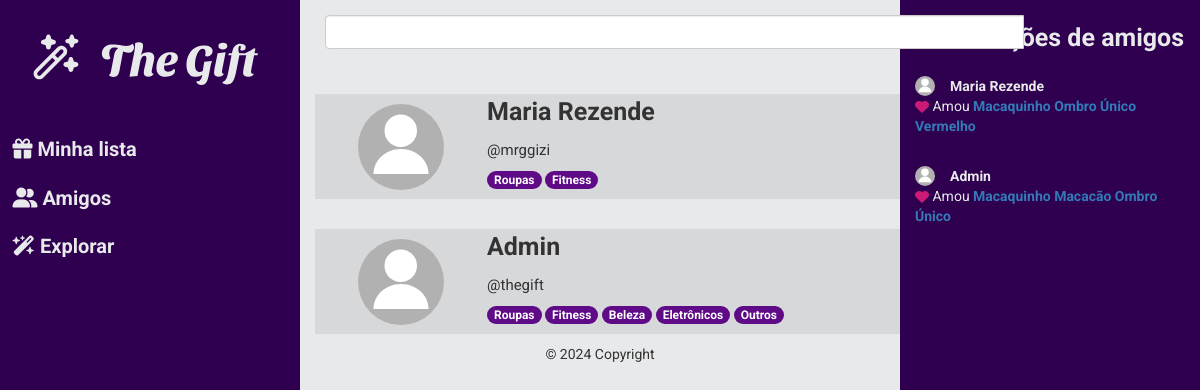
The app's page /home/friends (signed in) with its own data.
### gifts/models.py (models this page shows, shortened)
class Gift(models.Model):
    name = models.CharField(max_length=52)
    loja = models.CharField(max_length=300)
    img = models.CharField(max_length=300)
    cat = models.CharField(max_length=20)

### accounts/models.py (models this page shows, shortened)
class UserInfo(models.Model):
    user = models.OneToOneField(
        User, on_delete=models.CASCADE, related_name="user_info")
    name = models.CharField(max_length=100)
    birthday = models.DateField()
    created_date = models.DateTimeField(auto_now_add=True)
    gender_choices = [
        ('F', 'Feminino'),
        ('M', 'Masculino'),
        ('O', 'Outro'),
    ]
    gender = models.CharField(
        max_length=1,
        choices=gender_choices
    )
    size_choices = [
        ('P', 'Pequeno'),
        ('M', 'Médio'),
        ('G', 'Grande'),
    ]
    size = models.CharField(
        max_length=1,
        choices=size_choices
    )
    style_choices = [
        ('BA', 'Básico'),
        ('MO', 'Moderninho'),
        ('EL', 'Elegante'),
    ]
    style = models.CharField(
        max_length=2,
        choices=style_choices
    )
    roupas = models.IntegerField()
    fitness = models.IntegerField()
    beleza = models.IntegerField()
    eletronicos = models.IntegerField()
    outros = models.IntegerField()
    friends = models.ManyToManyField("UserInfo", blank = True)
    likes = models.ManyToManyField(Gift, blank=True)

### gifts/views.py (the view)
# urls.py: path('friends', views.my_friends, name='friends'),
def my_friends(request):
    activity = friends_activity(request)
    context = {}
    user_info = UserInfo.objects.get(user_id=request.user)
    if request.GET.get("query", False):
        search_term = request.GET["query"].lower()
        people_list = user_info.friends.filter(name__icontains=search_term)
        context = {"people_list": people_list,
                   "len_list": len(people_list),
        "friends_activity": activity}
    else:
        people_list = user_info.friends.all()
        context = {"people_list": people_list,
                   "len_list": len(people_list),
        "friends_activity": activity}
    return render(request, "gifts/people.html", context)

### gifts/views.py (called while the page is built)
def friends_activity(request):
    user_info = UserInfo.objects.get(user_id=request.user)
    friends_list = user_info.friends.all()
    peoples_list = []
    for people in friends_list:
        name = people.name
        id = people.user_id
        last_gift = people.likes.first()
        if last_gift:
            activity_dict = {
                "name": name,
                "person_id": id,
                "last_gift":last_gift
            }
            peoples_list.append(activity_dict)
    return peoples_list

### gifts/templates/gifts/people.html (shortened to what this page needs)
{% extends 'base.html' %}
{% load static %}
{% block content %}
<div class="header">
  {% include 'staticpages/partials/menu_left.html' %}
  {% include 'staticpages/partials/menu_right.html' %}
</div>
<div class="container">
  <form action="{% url 'explore' %}" class="py-4 px-3">
    <div class="input-group search">
      <input type="search" id="id_query" class="form-control" name="query" />
      <span class="input-group-addon">
        <button type="button" type="submit" style="border: none">
        </button>
      </span>
    </div>
  </form>
  <section class="lista-de-cards">
    {% for people in people_list %}
    <article class="card_people d-flex justify-content-between mt-5">
      <div class="d-flex ">
      <div class=" d-flex align-items-center justify-content-center">
        <img src="{% static '/images/user_icon.svg' %}" style="width: 50%">
      </div>
      <div>
        <p class="fs-1 fw-bold title">{{ people.name }}</p>
        <p class="fs-4">@{{people.user }}</p>
        <div>
          {% if people.roupas >= 100 %}
          <p class="badge purple_badge">Roupas</p>
          {% endif %} {% if people.fitness >= 100 %}
          <p class="badge purple_badge">Fitness</p>
          {% endif %} {% if people.beleza >= 100 %}
          <p class="badge purple_badge">Beleza</p>
          {% endif %} {% if people.eletronicos >= 100 %}
          <p class="badge purple_badge">Eletrônicos</p>
          {% endif %} {% if people.outros >= 100 %}
          <p class="badge purple_badge">Outros</p>
          {% endif %}
        </div>
      </div>
    </div>
      <div class="d-flex">
        <a href="{% url 'detail_people' people.user_id %}" class="pink-btn btn follow-btn">Ver perfil</a>
      </div>
    </article>
    {% endfor %}
  </section>
</div>
{% endblock content %}

### staticpages/templates/staticpages/partials/menu_right.html
{% load static %}
<div class="sidebar_right">
    <p class="fs-1 title fw-bold">Atualizações de amigos</p>
    <div class="d-flex flex-column p-10">
        {%for activity in friends_activity%}
        <div class="mx-4 my-3 d-flex flex-column">
            <div class="d-flex">
                <img src="{% static '/images/user_icon.svg' %}" width="20px">
                <a href="{% url 'detail_people' activity.person_id %}"  class="fw-bold" style="margin-left:15px; margin-bottom: -5px; color:#E8E9EB ">{{activity.name}}</a>
            </div>
            <p>
                <img src="{% static '/images/love_small_icon.svg' %}"> Amou
                <a href="{{activity.last_gift.loja}}" class="fw-bold">{{activity.last_gift.name}}</a>
            </p>
        </div>
        {%endfor%}
    </div>
</div>

### static/style/style.css (style rules this page uses)
body { background-color: #E8E9EB; font-family: "Roboto", sans-serif; }
.container { margin-right: 300px; margin-left: 300px; width: 800px; }
.pink-btn { background-color: #B27092; color: #E8E9EB; width: 200px; }
.btn { margin-bottom: 5px; }
.sidebar_right { background-color: #2F004F; color: #E8E9EB; float: right; position: fixed; z-index: 1; height: 100%; top: 0; right: 0; width: 300px; display: flex; justify-content: flex-start; padding-top: 20px; align-items: center; flex-direction: column; }
.purple_badge { background-color: #5F0A87; }
.card_people { background-color: #d7d8da; }
.follow-btn { height: 30px; margin: 10px; width: 80px; }

### records on screen
Gift: name "Maria Rezende", last_gift.name "Macaquinho Ombro Único Vermelho"
Gift: name "Admin", last_gift.name "Macaquinho Macacão Ombro Único"
UserInfo: name "Maria Rezende", user "mrggizi", roupas "Roupas", fitness "Fitness"
UserInfo: name "Admin", user "thegift", roupas "Roupas", fitness "Fitness", beleza "Beleza", eletronicos "Eletrônicos", outros "Outros"
